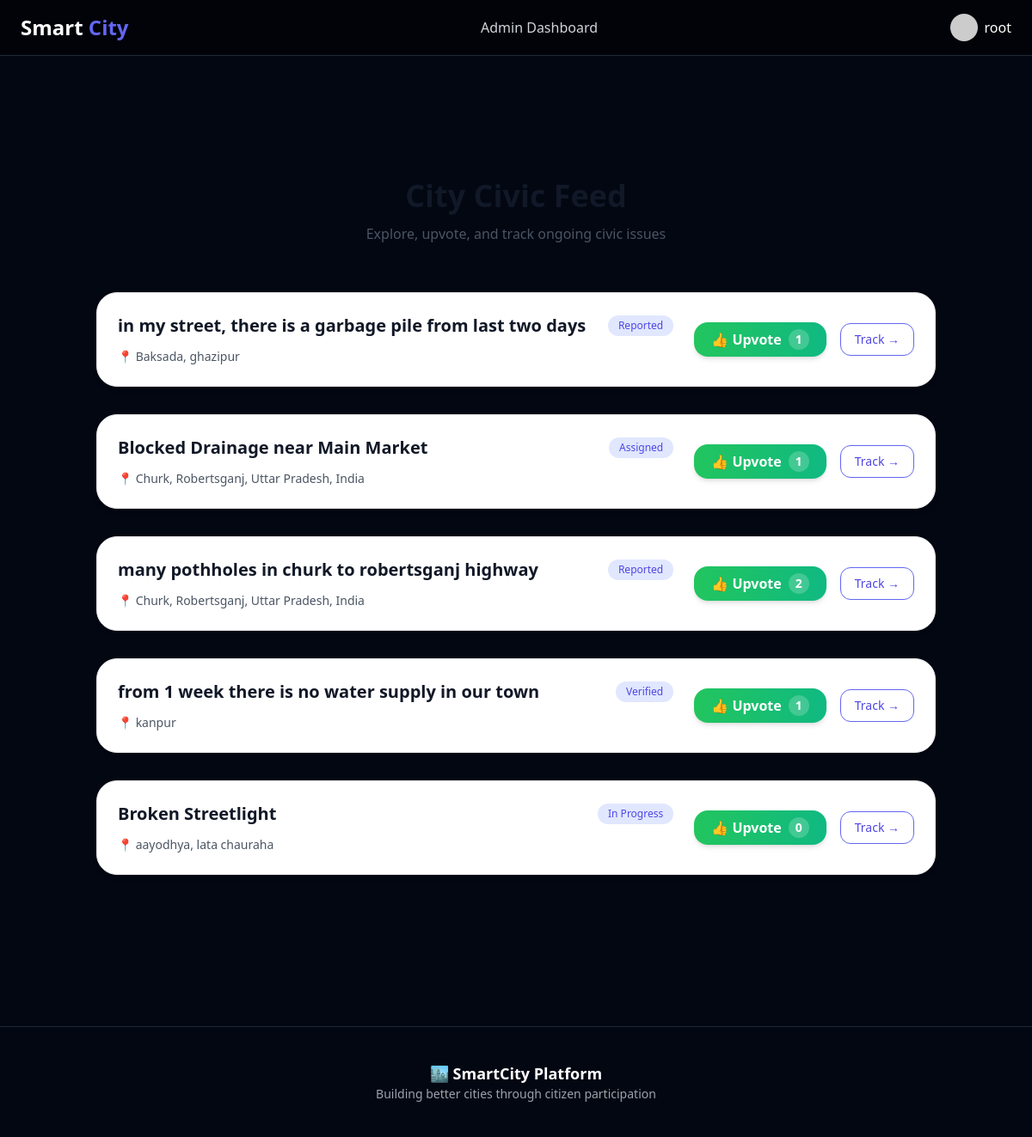
/reports/city-issues/ (signed in), run on the app's committed database.
### accounts/models.py (models this page shows, shortened)
class CustomUser(AbstractUser):
    USER_TYPE_CHOICES = (
        ('citizen', 'Citizen'),
        ('department_staff', 'Department Staff'),
    )
    user_type = models.CharField(max_length=20, choices=USER_TYPE_CHOICES, default='citizen')
    phone = models.CharField(max_length=15, blank=True)
    address = models.TextField(blank=True)
    profile_pic = models.ImageField(upload_to='profiles/', null=True, blank=True)

### reports/models.py (models this page shows, shortened)
class IssueReport(models.Model):
    STATUS_CHOICES = [
        ('reported', 'Reported'),
        ('verified', 'Verified'),
        ('assigned', 'Assigned'),
        ('in_progress', 'In Progress'),
        ('resolved', 'Resolved'),
        ('closed', 'Closed'),
    ]
    PRIORITY_CHOICES = [
        ('low', 'Low'),
        ('medium', 'Medium'),
        ('high', 'High'),
    ]
    citizen = models.ForeignKey(CustomUser, on_delete=models.CASCADE, related_name='reported_issues')
    title = models.CharField(max_length=200)
    description = models.TextField()
    category = models.ForeignKey(IssueCategory, on_delete=models.CASCADE)
    location_address = models.TextField()
    city = models.CharField(max_length=100, blank=True, null=True)
    latitude = models.DecimalField(max_digits=9, decimal_places=6, null=True, blank=True)
    longitude = models.DecimalField(max_digits=9, decimal_places=6, null=True, blank=True)
    photo = models.ImageField(upload_to='issue_photos/', null=True, blank=True)
    status = models.CharField(max_length=20, choices=STATUS_CHOICES, default='reported')
    priority = models.CharField(max_length=20, choices=PRIORITY_CHOICES, default='medium')
    assigned_department = models.ForeignKey(Department, on_delete=models.CASCADE)
    assigned_workers = models.ManyToManyField(Worker, blank=True)
    created_at = models.DateTimeField(auto_now_add=True)
    updated_at = models.DateTimeField(auto_now=True)
    resolved_at = models.DateTimeField(null=True, blank=True)
    tracking_id = models.CharField(max_length=10, unique=True)
    def get_user_vote(self, user):
        try:
            return self.votes.get(user=user).vote_type
        except IssueVote.DoesNotExist:
            return None

### reports/views.py (the view)
# urls.py: path('city-issues/', views.city_issues, name='city_issues'),
@login_required
def city_issues(request):
    issues = IssueReport.objects.annotate(
        upvotes_count=Count('votes', filter=Q(votes__vote_type='up')),
        downvotes_count=Count('votes', filter=Q(votes__vote_type='down')),
        comments_count=Count('comments')
    ).order_by('-created_at')
    user_votes = {}
    for issue in issues:
        user_vote = issue.get_user_vote(request.user)
        user_votes[issue.id] = user_vote
    context = {
        'issues': issues,
        'user_votes': user_votes,
    }
    return render(request, 'reports/city_issues.html', context)

### templates/reports/city_issues.html (shortened to what this page needs)
{% extends 'base.html' %}
{% block content %}
<section class="max-w-5xl mx-auto px-6 pt-28 pb-24">
    <div class="text-center mb-14">
        <h1 class="text-4xl font-bold text-gray-900 dark:text-white">
        </h1>
        <p class="mt-3 text-gray-600 dark:text-gray-400">
            Explore, upvote, and track ongoing civic issues
        </p>
    </div>
    <div class="space-y-8">
        {% for issue in issues %}
        <div class="group bg-white dark:bg-white/5
                    border border-gray-200 dark:border-white/10
                    backdrop-blur-xl rounded-3xl
                    shadow-md hover:shadow-xl
                    transition hover:-translate-y-1 p-6">
            <div class="flex flex-col md:flex-row md:items-center md:justify-between gap-6">
                <div class="flex-1">
                    <div class="flex items-center justify-between">
                        <h3 class="text-xl font-semibold text-gray-900 dark:text-white
                                   group-hover:text-indigo-600 dark:group-hover:text-indigo-400 transition">
                            {{ issue.title }}
                        </h3>
                        <span class="px-3 py-1 text-xs rounded-full
                                     bg-indigo-100 text-indigo-600
                                     dark:bg-indigo-500/20 dark:text-indigo-300">
                            {{ issue.get_status_display }}
                        </span>
                    </div>
                    <p class="mt-3 text-sm text-gray-600 dark:text-gray-400">
                        📍 {{ issue.location_address }}
                    </p>
                </div>
                <div class="flex items-center gap-4">
                    <form method="post" action="{% url 'vote_issue' issue.id %}">
                        <button type="submit" name="vote_type" value="up"
                                class="flex items-center gap-2
                                       px-5 py-2 rounded-2xl
                                       bg-gradient-to-r from-green-500 to-emerald-500
                                       text-white font-semibold
                                       hover:scale-105 transition shadow-md">
                            👍 Upvote
                            <span class="bg-white/20 px-2 py-0.5 rounded-full text-sm">
                                {{ issue.upvotes_count }}
                            </span>
                        </button>
                    </form>
                    <a href="{% url 'track_issue' issue.tracking_id %}"
                       class="px-4 py-2 rounded-xl
                              border border-indigo-500
                              text-indigo-600 dark:text-indigo-400
                              hover:bg-indigo-600 hover:text-white
                              transition text-sm font-medium">
                        Track →
                    </a>
                </div>
            </div>
        </div>
        {% endfor %}
    </div>
</section>
{% endblock %}

### templates/base.html (shortened to what this page needs)
<!DOCTYPE html>
<html lang="en">
<head>
<script src="https://cdn.tailwindcss.com"></script>
</head>
<body class="bg-gray-950 text-white min-h-screen">
<nav class="fixed top-0 w-full bg-black/50 backdrop-blur border-b border-gray-800 z-50">
<div class="max-w-7xl mx-auto px-6">
<div class="flex justify-between items-center h-16">
<a href="{% url 'home' %}" class="text-2xl font-bold">
Smart <span class="text-indigo-500">City</span>
</a>
<div class="hidden md:flex items-center gap-6">
{% if user.is_authenticated and user.is_superuser %}
<a href="{% url 'admin_dashboard' %}" class="text-gray-300 hover:text-indigo-400">
Admin Dashboard
</a>
{% endif %}
</div>
<div class="flex items-center gap-4">
{% if user.is_authenticated %}
<div class="relative">
<button id="profileBtn"
class="flex items-center gap-2 hover:text-indigo-400">
{% if user.profile_pic %}
<img src="{{ user.profile_pic.url }}"
class="w-8 h-8 rounded-full object-cover border border-gray-600">
{% else %}
<img src="https://ui-avatars.com/api/?name={{ user.username }}&background=6366f1&color=fff"
class="w-8 h-8 rounded-full">
{% endif %}
<span>{{ user.username }}</span>
</button>
</div>
{% endif %}
</div>
</div>
</div>
</nav>
<main class="pt-24 px-4">
{% block content %}{% endblock %}
</main>
<footer class="mt-20 border-t border-gray-800 py-10 text-center text-gray-400">
<h3 class="text-lg text-white font-semibold">
🏙 SmartCity Platform
</h3>
<p class="text-sm">
Building better cities through citizen participation
</p>
</footer>
</body>
</html>

### data on the page
CustomUser: username "root"
IssueReport: title "in my street, there is a garbage pile from last two days", status "Reported", location_address "Baksada, ghazipur", upvotes_count "1"
IssueReport: title "Blocked Drainage near Main Market", status "Assigned", location_address "Churk, Robertsganj, Uttar Pradesh, India", upvotes_count "1"
IssueReport: title "many pothholes in churk to robertsganj highway", status "Reported", location_address "Churk, Robertsganj, Uttar Pradesh, India", upvotes_count "2"
IssueReport: title "from 1 week there is no water supply in our town", status "Verified", location_address "kanpur", upvotes_count "1"
IssueReport: title "Broken Streetlight", status "In Progress", location_address "aayodhya, lata chauraha", upvotes_count "0"
